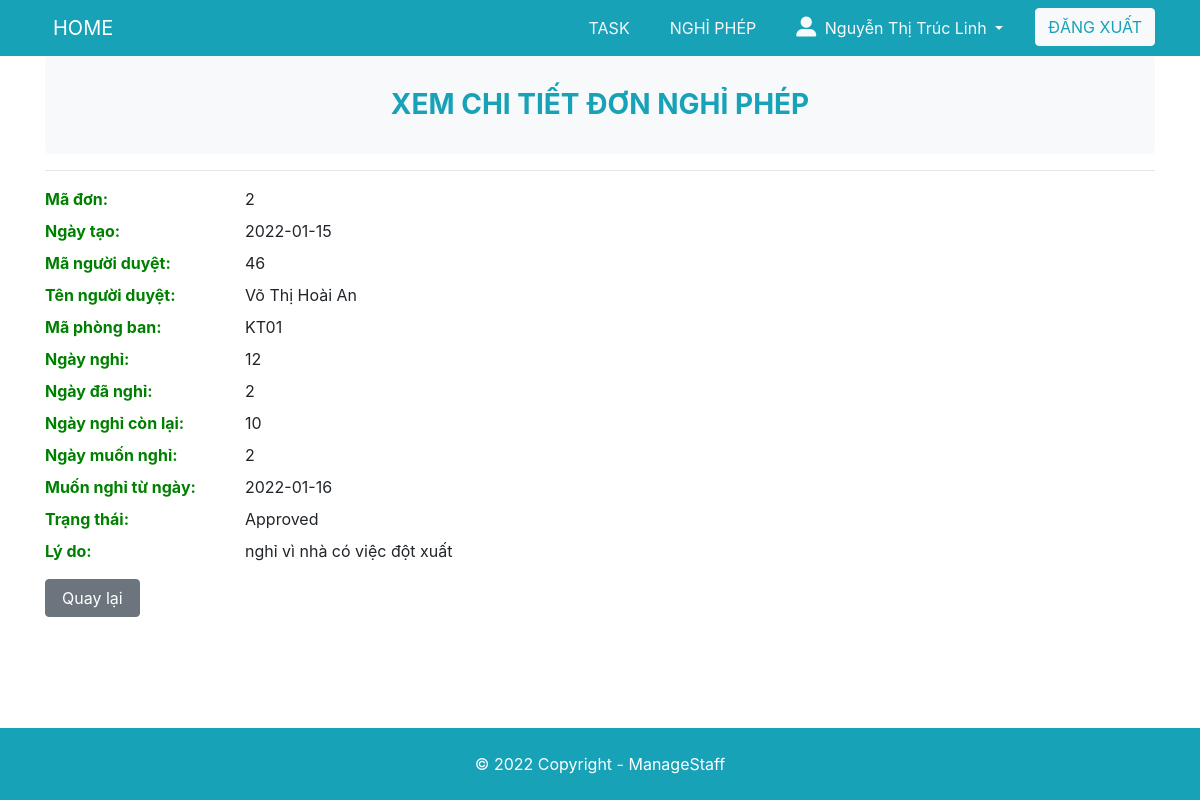
The page /nghiphep/Employee/detailsMyself-nghiphep.php?id=2 (signed in) on the database its author committed.
### tables this page shows
CREATE TABLE `dayOff` (
  `idDayOff` int(255) NOT NULL,
  `dayOff` int(255) DEFAULT NULL,
  `dayOffUsed` int(255) DEFAULT NULL,
  `dayOffWant` int(255) DEFAULT NULL,
  `dayOffLeft` int(255) DEFAULT NULL,
  `Status` varchar(255) DEFAULT NULL,
  `idStatus` int(255) DEFAULT NULL,
  `idPerson` int(255) DEFAULT NULL,
  `namePerson` varchar(255) DEFAULT NULL,
  `rolePerson` int(255) DEFAULT NULL,
  `idPersonPer` int(255) DEFAULT NULL,
  `namePersonPer` varchar(255) DEFAULT NULL,
  `fileDayOff` varchar(255) DEFAULT NULL,
  `reason` text,
  `dayOffFrom` varchar(255) DEFAULT NULL,
  `dayApplyOff` varchar(255) DEFAULT NULL,
  `idDepartment` varchar(255) DEFAULT NULL
);

### www/nghiphep/Employee/detailsMyself-nghiphep.php (the view, shortened to what this page needs)
<?php
    $id = $_GET['id'];
    $sql_2 = "SELECT * FROM dayOff WHERE idDayOff = ?";
    $conn = connect_db();
    $stm = $conn->prepare($sql_2);
    $stm->bind_param("i", $id,);
    if (!$stm->execute()){
        die('can not execute: ' . $stm->error);
    }
    $result = $stm->get_result();
    $data = $result->fetch_assoc();
    $idDayOff = $data['idDayOff'];
    $dayApplyOff = $data['dayApplyOff'];
    $idPersonPer = $data['idPersonPer'];
    $namePersonPer = $data['namePersonPer'];
    $idDepartment = $data['idDepartment'];
    $dayOff = $data['dayOff'];
    $dayOffUsed = $data['dayOffUsed'];
    $dayOffWant = $data['dayOffWant'];
    $dayOffLeft = $data['dayOffLeft'];
    $dayOffFrom = $data['dayOffFrom'];
    $Status = $data['Status'];
    $reason = $data['reason'];
?>
<!DOCTYPE html>
<html lang="en">
<head>
	<link rel="stylesheet" href="https://maxcdn.bootstrapcdn.com/bootstrap/4.5.2/css/bootstrap.min.css">
	<link rel="stylesheet" href="/style.css">
</head>
<body>
	<?php include '../../partial/header.php'?>
	<div class="container">
        <div class="justify-content-center">
            <header class="text-center bg-light text-info py-3 rounded">
                <h3 class="text-center mt-3 mb-3 display-5 font-weight-bold">XEM CHI TIẾT ĐƠN NGHỈ PHÉP</h3>
            </header>
            <hr />
            <dl class="dl-horizontal">
                <dt class="">Mã đơn</dt>
                <dd class=""><?= $idDayOff ?></dd>
                <dt>Ngày tạo</dt>
                <dd><?= $dayApplyOff ?></dd>
                <?php if(!empty($idPersonPer)){?>
                    <dt>Mã người duyệt</dt>
                    <dd><?= $idPersonPer ?></dd>
                <?php }?>
                <?php if(!empty($namePersonPer)){?>
                    <dt>Tên người duyệt</dt>
                    <dd><?= $namePersonPer ?></dd>
                <?php }?>
                <dt>Mã phòng ban</dt>
                <dd><?= $idDepartment ?></dd>
                <dt>Ngày nghỉ</dt>
                <dd><?= $dayOff ?></dd>
                <dt>Ngày đã nghỉ</dt>
                <dd><?= $dayOffUsed ?></dd>
                <dt>Ngày nghỉ còn lại</dt>
                <dd><?= $dayOffLeft ?></dd>
                <dt>Ngày muốn nghỉ</dt>
                <dd><?= $dayOffWant ?></dd>
                <dt>Muốn nghỉ từ ngày</dt>
                <dd><?= $dayOffFrom ?></dd>
                <dt>Trạng thái</dt>
                <dd><?= $Status?></dd>
                <dt>Lý do</dt>
                <dd><?= $reason?></dd>
            </dl>
        </div>
       <div>
                <a href="./history-nghiphep.php" class="btn btn-secondary px-3" >Quay lại</a>
       </div>
	</div>
	<?php include '../../partial/footer.php'?>
</body>
</html>

### www/style.css (style rules this page uses)
body { min-height: 100vh; margin: 0; padding: 0; display: flex; flex-direction: column; }
dt { float: left; clear: left; width: 200px; font-weight: bold; color: green; }
dt::after { content: ":"; }
dd { margin: 1 1 1 80px; padding: 1 1 0.5em 0; }

### rows shown on the page
dayoff: idDayOff "2", dayApplyOff "2022-01-15", idPersonPer "46", namePersonPer "Võ Thị Hoài An", idDepartment "KT01", dayOff "12", dayOffUsed "2", dayOffLeft "10", dayOffWant "2", dayOffFrom "2022-01-16", Status "Approved", reason "nghỉ vì nhà có việc đột xuất"

### other values the page prints
$_SESSION['name'] "Nguyễn Thị Trúc Linh"
